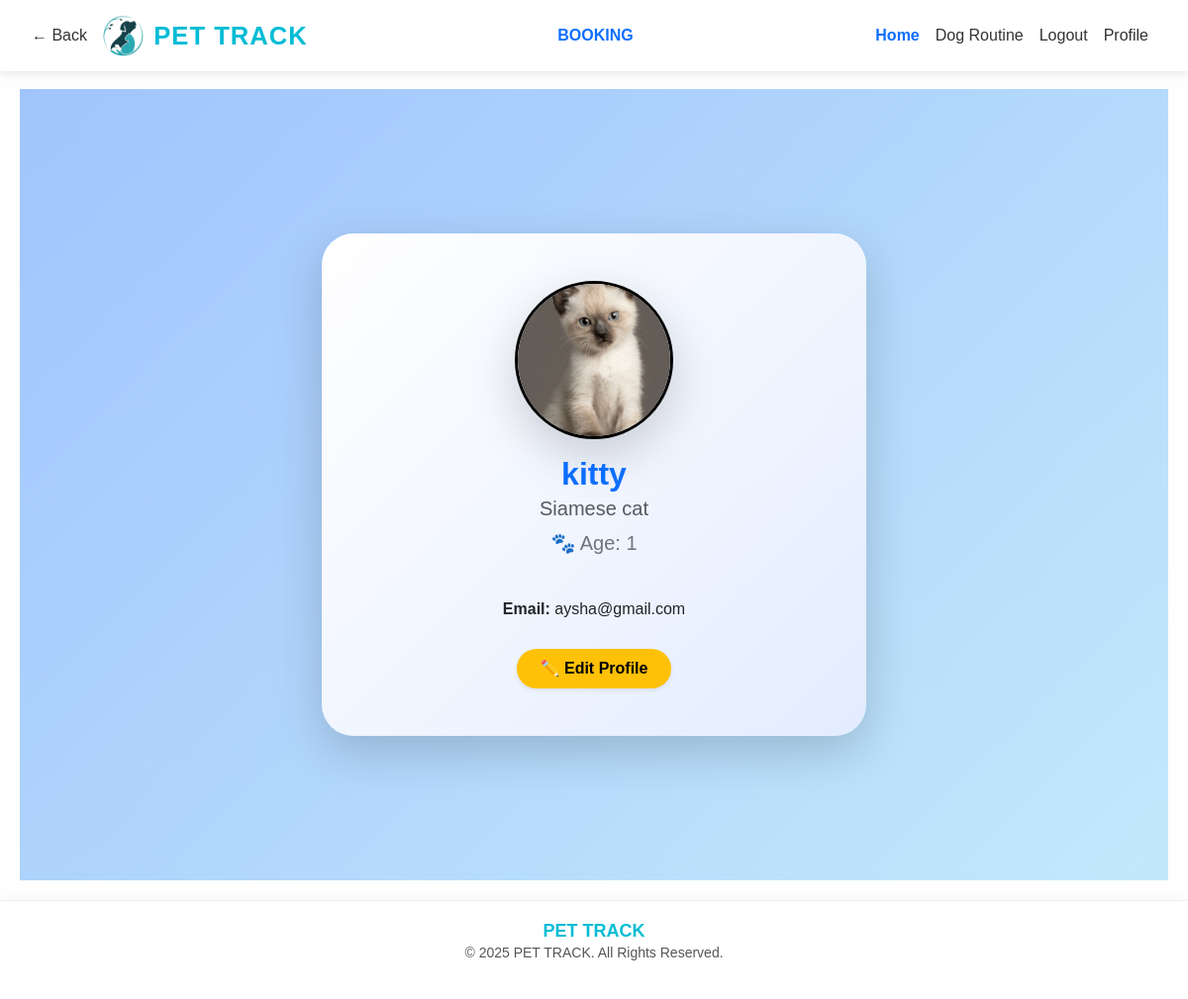
Page /cat_profile/ (signed in) on the committed database.
### app1/models.py (models this page shows, shortened)
class Cat(models.Model):
    user = models.ForeignKey(User, on_delete=models.CASCADE, null=True)
    email = models.EmailField(unique=True)
    name = models.CharField(max_length=100)
    breed = models.CharField(max_length=100)
    age = models.PositiveIntegerField()
    picture = models.ImageField(upload_to='cats_pictures/')
    password = models.CharField(max_length=255)

### app1/views.py (the view)
# urls.py: path('cat_profile/', views.cat_profile, name='cat_profile'),
def cat_profile(request):
    try:
        cat_id = request.session['cid']  # make sure 'did' is set during login/registration
        cat = Cat.objects.get(id=cat_id)
        return render(request, 'cat_profile.html', {'result': cat})
    except KeyError:
        return redirect('login')  # or show error page
    except Cat.DoesNotExist:
        return redirect('register')  # or handle missing cat profile gracefully

### templates/cat_profile.html (shortened to what this page needs)
{% extends 'base.html' %}
{% block content %}
{% load static %}
<form method="POST" enctype="multipart/form-data">
<div class="d-flex justify-content-center align-items-center" style="min-height: 100vh; background: linear-gradient(135deg, #a1c4fd, #c2e9fb);">
    <div class="card profile-card shadow-lg border-0 p-5" style="max-width: 550px; width: 100%;">
        <div class="text-center mb-4">
            <div class="profile-pic mx-auto mb-3">
                <img src="{{ result.picture.url }}" alt="Profile Picture"
                     class="rounded-circle img-fluid shadow-lg"
                     style="width: 160px; height: 160px; object-fit: cover; border: 3px solid #000000;">
            </div>
            <h2 class="fw-bold text-primary mb-1">{{ result.name }}</h2>
            <h5 class="text-muted">{{ result.breed }}</h5>
            <p class="text-secondary fs-5">🐾 Age: {{ result.age }}</p>
        </div>
        <div class="text-center mb-4">
            <p class="mb-1"><strong>Email:</strong> {{ result.email }}</p>
        </div>
        <div class="text-center">
            <a href="{% url 'cat_profile_edit' result.id %}"
               class="btn btn-warning px-4 py-2 rounded-pill shadow-sm fw-semibold"
               style="font-size: 1rem;">
               ✏️ Edit Profile
            </a>
        </div>
    </div>
</div>
</form>
{% endblock %}

### templates/base.html (style rules this page uses)
* { box-sizing: border-box; }
body { font-family: 'Poppins', sans-serif; margin: 0; padding-top: 70px; background-color: #fefefe; color: #333; }

### templates/cat_profile.html (style rules this page uses)
.profile-card { border-radius: 2rem; background: linear-gradient(135deg, #ffffff, #e3ecff); animation: fadeInUp 0.6s ease-in-out; }
.btn-warning { background-color: #ffc107; border: none; transition: all 0.3s ease; }
.profile-pic img { transition: transform 0.3s, box-shadow 0.3s; }

### rows in the picture
Cat: picture (picture), name "kitty", breed "Siamese cat", age "1", email "aysha@gmail.com"
